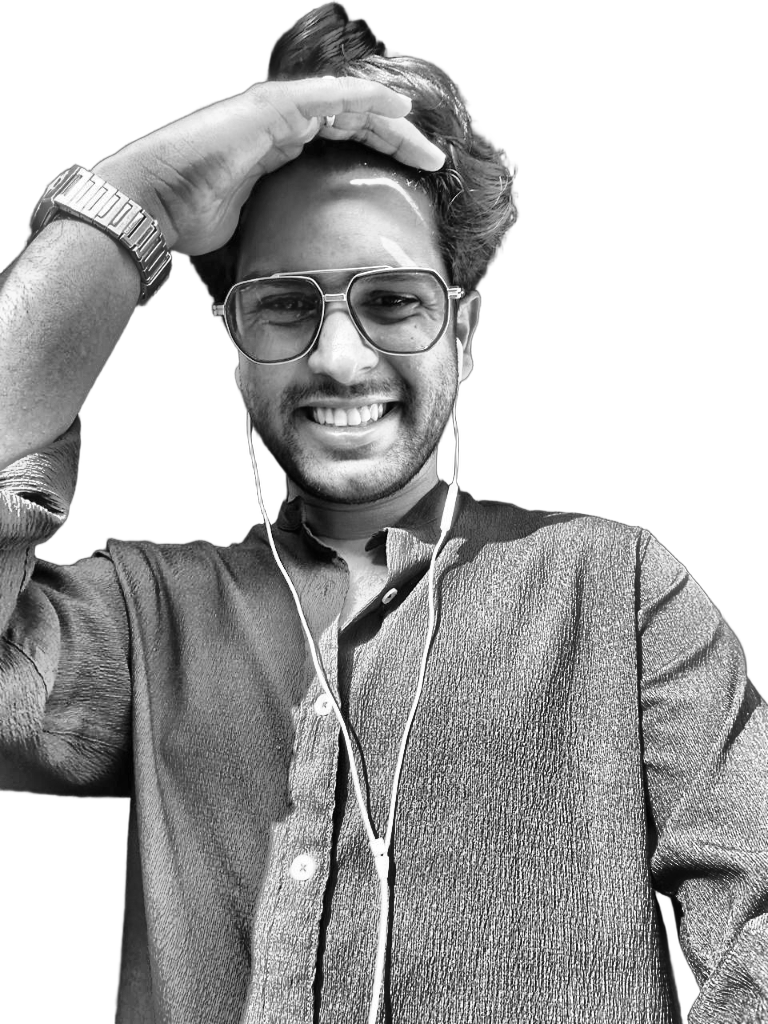
#> input picture source-prepped.png, 768 x 1024 px, found by its file name
$ python make_ascii_svg.py ../source-prepped.png
#> lines starting #> are read from the running program, lines starting #| are printed output that depends on the picture
"""Convert source-prepped.png into a self-typing monochrome ASCII SVG.
Usage: python scripts/make_ascii_svg.py [--dark]
  default : dark pixels -> dense glyphs (ink-on-paper look)
  --dark  : bright pixels -> dense glyphs (looks right on dark GitHub themes)"""
import os
import sys
from PIL import Image

COLS = 120
FONT = 10                      # px
CW = FONT * 0.6                # monospace char width
LH = FONT * 1.2                # line height
X_SCALE = 0.92
RAMP = " .`:-=+*cs#%@"         # sparse -> dense
INK = "#c9d1d9"
ROW_DELAY, WIPE = 0.07, 0.55   # stagger between rows, wipe duration (s)
dark = "--dark" in sys.argv

img = Image.open("source-prepped.png").convert("L")
#> img is the input picture: PIL image 768x1024 L; min 1, max 255, mean 175.8
w, h = img.size
#> w = 768; h = 1024
rows = max(1, round(h / w * COLS * (CW / LH)))
#> rows = 80
img = img.resize((COLS, rows), Image.LANCZOS)
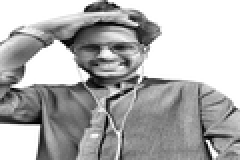
#> img: PIL image 120x80 L (shown 2 times larger); min 0, max 255, mean 175.6
mask = None
if os.path.exists("source-mask.png"):
    mask = Image.open("source-mask.png").convert("L").resize((COLS, rows), Image.LANCZOS)
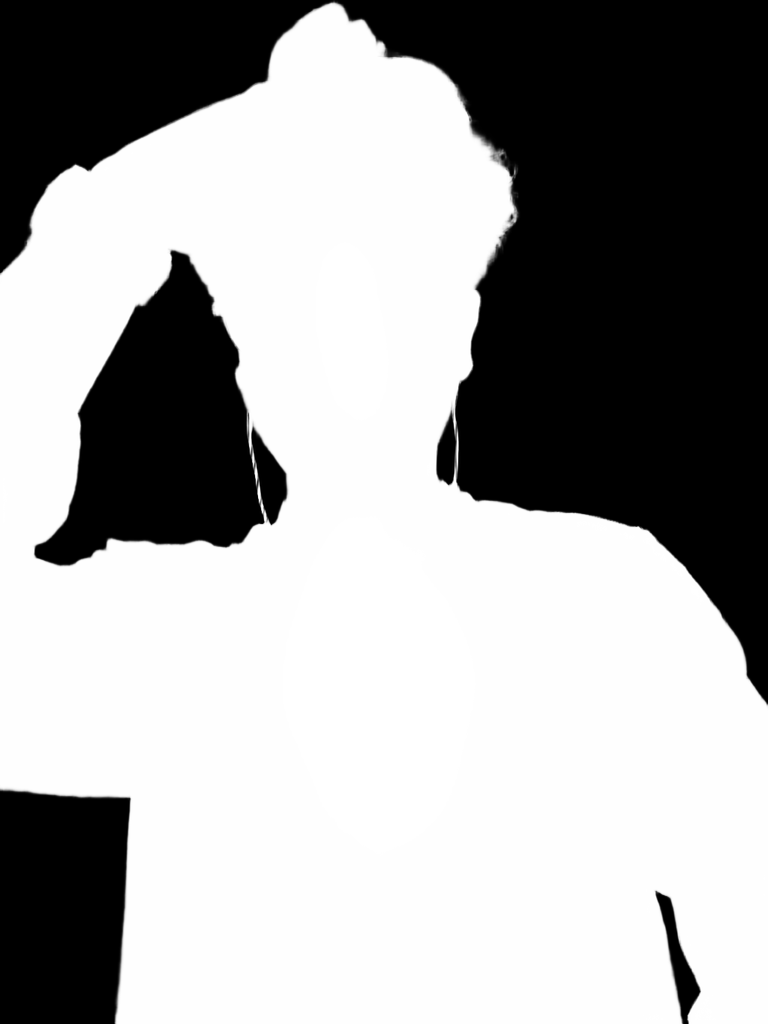
#> input picture source-mask.png, 768 x 1024 px, found by its file name
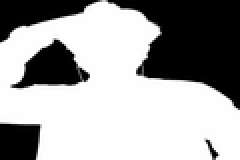
#> mask: PIL image 120x80 L (shown 2 times larger); min 0, max 255, mean 162.9

lines = []
for y in range(rows):
    s = ""
    for x in range(COLS):
        if mask is not None and mask.getpixel((x, y)) < 100:
            s += " "
            continue
        v = img.getpixel((x, y))
        d = (v / 255.0) if dark else ((255 - v) / 255.0)
        if not dark and v >= 250:
            d = 0
        s += RAMP[min(len(RAMP) - 1, int(d * len(RAMP)))]
    lines.append(s.rstrip())
#> after the loop, lines = 80 items

W, H = COLS * CW, rows * LH
#> W = 720; H = 960
PAD = 12
X_OFFSET = PAD + W * (1 - X_SCALE) / 2
#> X_OFFSET = 40.8
o = [f'<svg xmlns="http://www.w3.org/2000/svg" viewBox="0 0 {W*X_SCALE+2*PAD:.0f} {H+2*PAD:.0f}" width="{W*X_SCALE+2*PAD:.0f}" height="{H+2*PAD:.0f}">',
     '<defs>']
for i in range(rows):
    t = i * ROW_DELAY
    o.append(f'<clipPath id="c{i}"><rect x="0" y="{i*LH:.1f}" width="0" height="{LH:.1f}">'
             f'<animate attributeName="width" from="0" to="{W:.0f}" begin="{t:.2f}s" dur="{WIPE}s" fill="freeze"/></rect></clipPath>')
o.append('</defs>')
o.append(f'<g transform="translate({X_OFFSET:.1f},{PAD}) scale({X_SCALE},1)" font-family="ui-monospace,SFMono-Regular,Menlo,Consolas,monospace" font-size="{FONT}" fill="{INK}" xml:space="preserve">')
for i, ln in enumerate(lines):
    if not ln.strip():
        continue
    t = i * ROW_DELAY
    y = i * LH + FONT
    esc = ln.replace("&", "&amp;").replace("<", "&lt;")
    o.append(f'<text x="0" y="{y:.1f}" textLength="{len(ln)*CW:.1f}" lengthAdjust="spacing" clip-path="url(#c{i})">{esc}</text>')
    o.append(f'<rect x="0" y="{i*LH+1:.1f}" width="{CW:.1f}" height="{LH-2:.1f}" fill="{INK}" opacity="0">'
             f'<animate attributeName="x" from="0" to="{W:.0f}" begin="{t:.2f}s" dur="{WIPE}s" fill="freeze"/>'
             f'<set attributeName="opacity" to="0.9" begin="{t:.2f}s"/>'
             f'<set attributeName="opacity" to="0" begin="{t+WIPE:.2f}s"/></rect>')
#> this loop made 80 passes
#> (t, y) on passes 1 to 12: (0, 10), (0.07, 22), (0.14, 34), (0.21, 46), (0.28, 58), (0.35, 70), (0.42, 82), (0.49, 94), (0.56, 106), (0.63, 118), (0.7, 130), (0.77, 142)
#> after the loop, o = 244 items
o.append('</g></svg>')
open("avi-ascii.svg", "w").write("\n".join(o))
print(f"wrote avi-ascii.svg ({COLS}x{rows} chars)")
#| wrote avi-ascii.svg (120x80 chars)
